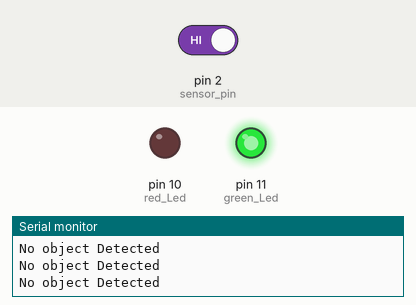
Bench run of a sketch on a simulated Arduino Uno, built with avr-gcc and run on an emulated ATmega328P. Parts: output pins drawn as LEDs (lit = HIGH), the last lines printed to the serial monitor. The inputs (shaded band) are chosen by the test bench; at power-on: pin 2 (sensor_pin) HIGH.

Above: at 1.8 s.
1.9 s: pin 2 (sensor_pin) driven LOW
At 3.1 s:
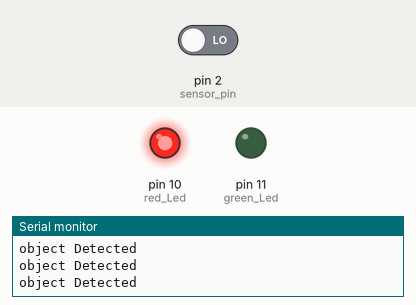
3.5 s: pin 2 (sensor_pin) driven HIGH
At 4.3 s:
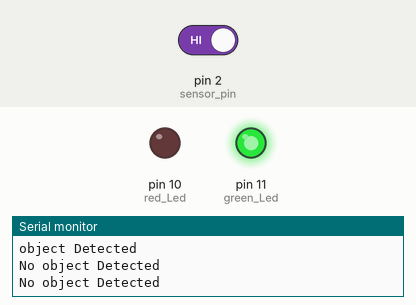
Timing chart, 0 to 6.5 s (numbered marks = the images above; inputs shaded):
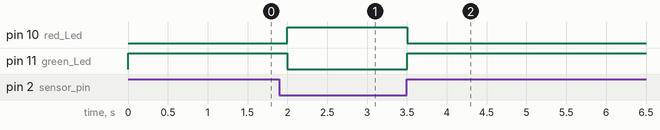

The sketch:

14_IR_ass.ino
```cpp
int sensor_pin = 2;
int sensor_value = 0;
int red_Led = 10;
int green_Led = 11;
void setup() {
  // put your setup code here, to run once:
  pinMode(sensor_pin, INPUT);
  pinMode(red_Led, OUTPUT);
  pinMode(green_Led, OUTPUT);

  Serial.begin(9600);
}

void loop() {
  // put your main code here, to run repeatedly:

  sensor_value = digitalRead(sensor_pin);
  if (sensor_value == LOW) {

    Serial.println("object Detected");
    digitalWrite(red_Led, HIGH);
    digitalWrite(green_Led, LOW);
  } else {
    Serial.println("No object Detected");
    digitalWrite(green_Led, HIGH);
    digitalWrite(red_Led, LOW);
  }
  delay(500);
}
```

Measured:
- after the input at 1.9 s, pin 10 (red_Led): LOW → HIGH after 0.10 s; pin 11 (green_Led): HIGH → LOW after 0.10 s
- after the input at 3.5 s, pin 10 (red_Led): HIGH → LOW at once; pin 11 (green_Led): LOW → HIGH at once
